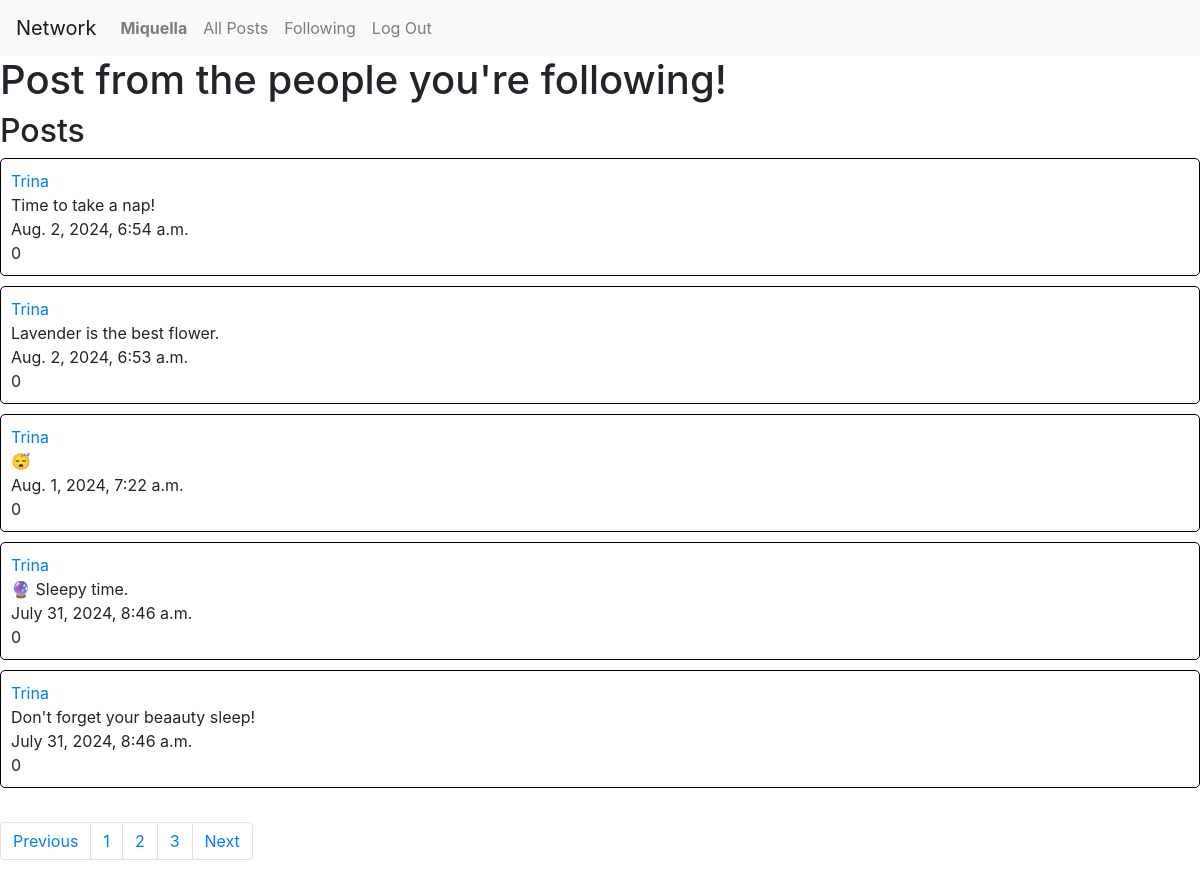
The page /following/2 (signed in) on the database its author committed.
### network/models.py (models this page shows, shortened)
class User(AbstractUser):
    followers = models.ManyToManyField('self', related_name="following", null=True)
    following = models.ManyToManyField('self', related_name="followers",null=True)
    def __str__(self):
        return self.username

class Post(models.Model):
    user = models.ForeignKey("User", on_delete=models.CASCADE, related_name="posts")
    content = models.TextField(blank=True)
    timestamp = models.DateTimeField(auto_now_add=True)
    likes = models.IntegerField(default=0)

### network/views.py (the view)
# urls.py: path("following/<int:page_num>", views.following, name="following"),
def following(request, page_num):
    following = User.objects.filter(followers=request.user)
    following = Post.objects.filter(user__in=following)
    posts = following.order_by("-timestamp").all()
    p = Paginator(posts, 5)
    page_obj = p.get_page(page_num)
    prev_page = None
    has_prev_page = False
    if page_obj.has_previous():
        prev_page = page_obj.previous_page_number()
        has_prev_page = True
    next_page = None
    has_next_page = False
    if page_obj.has_next():
        next_page = page_obj.next_page_number()
        has_next_page = True
    return render(request, 'network/following.html', {
        "username":request.user,
        "posts": page_obj,
        "pages": p,
        "prev_page": prev_page,
        "has_prev_page": has_prev_page,
        "next_page": next_page,
        "has_next_page": has_next_page,
    })

### network/templates/network/following.html (shortened to what this page needs)
{% extends "network/layout.html" %}
{% load static %}
{% block body %}
    <h1>Post from the people you're following!</h1>
    <h2>Posts</h2>
    {% for post in posts %}
    <div id="post-container">
        <a href="{% url 'user' post.user.username 1 %}">{{ post.user.username }}</a><br>
        {{ post.content }} <br>
        {{ post.timestamp }} <br>
        {{ post.likes }} <br>
    </div>
    {% endfor %}
    <br>
    <nav aria-label="Page navigation example">
        <ul class="pagination">
            {% if has_prev_page %}
                <li class="page-item"><a class="page-link" href="{% url 'following' prev_page%}">Previous</a></li>
            {% endif %}
          {% for page in pages %}
            <li class="page-item"><a class="page-link"  href="{% url 'following' page.number%}">{{ page.number }}</a></li>
          {% endfor %}
          {% if has_next_page %}
            <li class="page-item"><a class="page-link" href="{% url 'following' next_page %}">Next</a></li>
          {% endif  %}
        </ul>
      </nav>
{% endblock %}

### network/templates/network/layout.html (shortened to what this page needs)
{% load static %}
<!DOCTYPE html>
<html lang="en">
    <head>
        <link rel="stylesheet" href="https://stackpath.bootstrapcdn.com/bootstrap/4.4.1/css/bootstrap.min.css">
        <link href="{% static 'network/styles2.css' %}" rel="stylesheet">
    </head>
    <body>
        <nav class="navbar navbar-expand-lg navbar-light bg-light">
            <a class="navbar-brand" href="#">Network</a>
            <div>
              <ul class="navbar-nav mr-auto">
                {% if user.is_authenticated %}
                    <li class="nav-item">
                        <a id="nav-username" class="nav-link" href="{% url 'user' user.username 1 %}"><strong>{{ user.username }}</strong></a>
                    </li>
                {% endif %}
                <li class="nav-item">
                  <a class="nav-link" href="{% url 'index' %}">All Posts</a>
                </li>
                {% if user.is_authenticated %}
                    <li class="nav-item">
                        <a class="nav-link" href="{% url 'following' 1%}">Following</a>
                    </li>
                    <li class="nav-item">
                        <a class="nav-link" href="{% url 'logout' %}">Log Out</a>
                    </li>
                {% endif %}
              </ul>
            </div>
          </nav>
        <div class="body">
            {% block body %}
            {% endblock %}
        </div>
    </body>
</html>

### network/static/network/styles2.css (style rules this page uses)
#post-container { align-items: center; border: 1px solid black; padding: 10px; margin-bottom: 10px; border-radius: 5px; }

### rows shown on the page
User: username "Miquella"
Post: user.username "Trina", content "Time to take a nap!", timestamp "Aug. 2, 2024, 6:54 a.m.", likes "0"
Post: user.username "Trina", content "Lavender is the best flower.", timestamp "Aug. 2, 2024, 6:53 a.m.", likes "0"
Post: user.username "Trina", content "😴", timestamp "Aug. 1, 2024, 7:22 a.m.", likes "0"
Post: user.username "Trina", content "🔮 Sleepy time.", timestamp "July 31, 2024, 8:46 a.m.", likes "0"
Post: user.username "Trina", content "Don't forget your beaauty sleep!", timestamp "July 31, 2024, 8:46 a.m.", likes "0"

### other values the page prints
{{ page.number }} "1" "2" "3"
